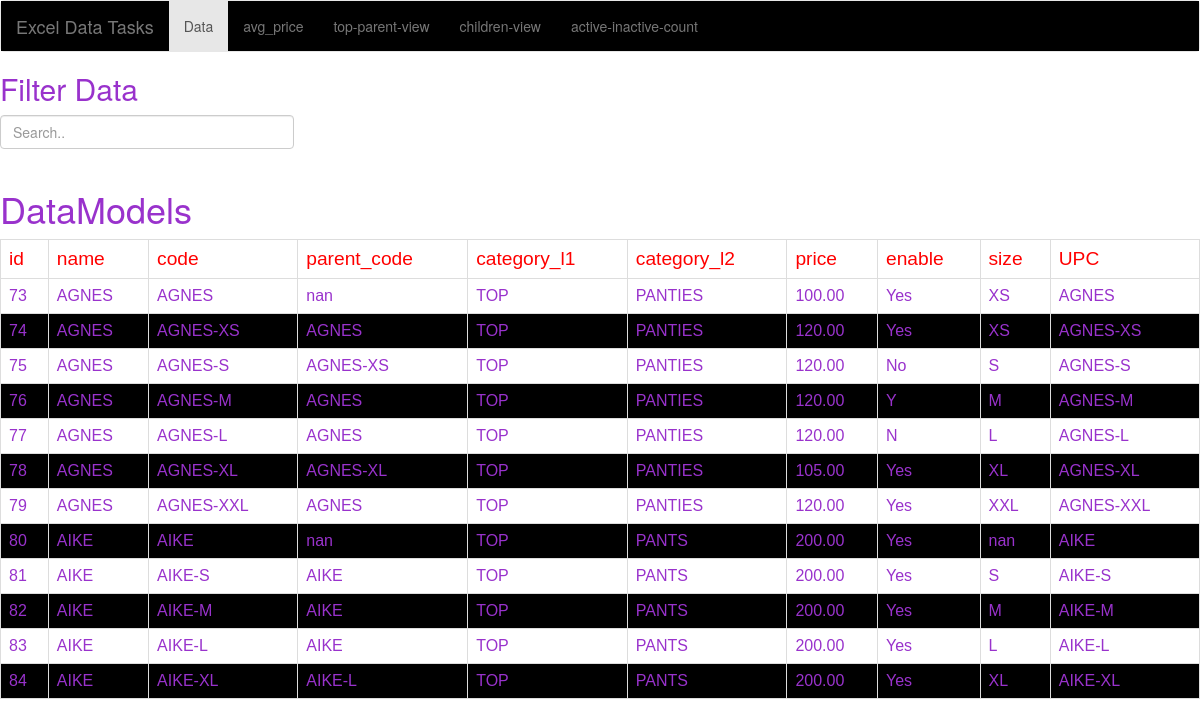
Page /view_data/ on the committed database.
### ExcelFilterapp/models.py (models this page shows)
class Product(models.Model):
    name = models.CharField(max_length=255,null=True)
    code = models.CharField(max_length=50,null=True)
    parent_code = models.CharField(null=True,max_length=50, blank=True)
    category_l1 = models.CharField(max_length=255)
    category_l2 = models.CharField(max_length=255)
    price = models.DecimalField(max_digits=10, decimal_places=2,null=True,blank=True)
    enable = models.CharField(max_length=3)
    size=models.CharField(max_length=255)
    UPC=models.CharField(max_length=255)

### ExcelFilterapp/views.py (the view)
# urls.py: path('view_data/', views.view_data),
def view_data(request):
    print("Printing Data from database or model : Products")
    Model = Product();
    field_names = [f.name for f in Model._meta.get_fields()]
    data = [[getattr(ins, name) for name in field_names] for ins in Product.objects.prefetch_related().all()]
    return render(request, 'view_details.html', {'field_names': field_names, 'data': data})

### templates/view_details.html (shortened to what this page needs)
<html>
    <head>
        <link rel="stylesheet" href="https://maxcdn.bootstrapcdn.com/bootstrap/3.4.1/css/bootstrap.min.css">
    </head>
    <body>
<nav class="navbar navbar-default">
    <div class="container-fluid">
      <div class="navbar-header">
        <a class="navbar-brand" href="#">Excel Data Tasks</a>
      </div>
      <ul class="nav navbar-nav">
        <li class="active"><a href="http://127.0.0.1:8000/view_data/">Data</a></li>
        <li><a href="http://127.0.0.1:8000/avg_price/">avg_price</a></li>
        <li><a href="http://127.0.0.1:8000/top-parent-view/">top-parent-view</a></li>
        <li><a href="http://127.0.0.1:8000/children-view/">children-view</a></li>
        <li><a href="http://127.0.0.1:8000/active-inactive-count/">active-inactive-count</a></li>
      </ul>
    </div>
  </nav>
  <div class="container1">
  <h2 id="filter_column">Filter Data</h2>
  <input class="form-control" id="myInput" type="text" placeholder="Search..">
  <br>
  </div>
        <div>
            <h1>DataModels</h1>
            <table>
                <thead>
                {% for head in field_names %}
                   <th>{{ head }}</th>
                {% endfor %}
                </thead>
                <tbody id="myTable">
                {% for row in data %}
                    <tr>
                    {% for cell in row %}
                        <td>{{ cell }}</td>
                    {% endfor %}
                    </tr>
                {% endfor %}
                </tbody>
            </table>
        </div>
    </body>
</html>

### templates/view_details.html (style rules this page uses)
body { background-image: url('https://cdn.pixabay.com/photo/2017/11/07/20/43/christmas-tree-2928142_1280.jpg'); background-size: auto; }
h1,td { color: darkorchid; }
#bid,button,th { color: red; font-weight: 100; font-size: larger; }
input { max-width: 21em }
#filter_column { color: darkorchid; }
table { font-family: Arial, Helvetica, sans-serif; border-collapse: collapse; width: 100%; }
table tr:nth-child(even) { background-color: black; }
td, th { border: 1px solid #ddd; padding: 8px; }
.container-fluid { background-color: #bf12de; }
.container-fluid { background-color: black; }

### rows in the picture
Product: row "AGNES" "AGNES" "nan" "TOP" "PANTIES" "100.00" "Yes" "XS" "AGNES"
Product: row "AGNES" "AGNES-XS" "AGNES" "TOP" "PANTIES" "120.00" "Yes" "XS" "AGNES-XS"
Product: row "AGNES" "AGNES-S" "AGNES-XS" "TOP" "PANTIES" "120.00" "No" "AGNES-S"
Product: row "AGNES" "AGNES-M" "AGNES" "TOP" "PANTIES" "120.00" "AGNES-M"
Product: row "AGNES" "AGNES-L" "AGNES" "TOP" "PANTIES" "120.00" "AGNES-L"
Product: row "AGNES" "AGNES-XL" "AGNES-XL" "TOP" "PANTIES" "105.00" "Yes" "XL" "AGNES-XL"
Product: row "AGNES" "AGNES-XXL" "AGNES" "TOP" "PANTIES" "120.00" "Yes" "XXL" "AGNES-XXL"
Product: row "AIKE" "AIKE" "nan" "TOP" "PANTS" "200.00" "Yes" "nan" "AIKE"
Product: row "AIKE" "AIKE-S" "AIKE" "TOP" "PANTS" "200.00" "Yes" "AIKE-S"
Product: row "AIKE" "AIKE-M" "AIKE" "TOP" "PANTS" "200.00" "Yes" "AIKE-M"
Product: row "AIKE" "AIKE-L" "AIKE" "TOP" "PANTS" "200.00" "Yes" "AIKE-L"
Product: row "AIKE" "AIKE-XL" "AIKE-L" "TOP" "PANTS" "200.00" "Yes" "XL" "AIKE-XL"

### other values in the picture
{{ head }} "id" "name" "code" "parent_code" "category_l1" "category_l2" "price" "enable" "size" "UPC"
{{ cell }} "73" "74" "75" "S" "76" "Y" "M" "77" "N" "L" "78" "79" "80" "81" "S" "82" "M" "83" "L" "84"
